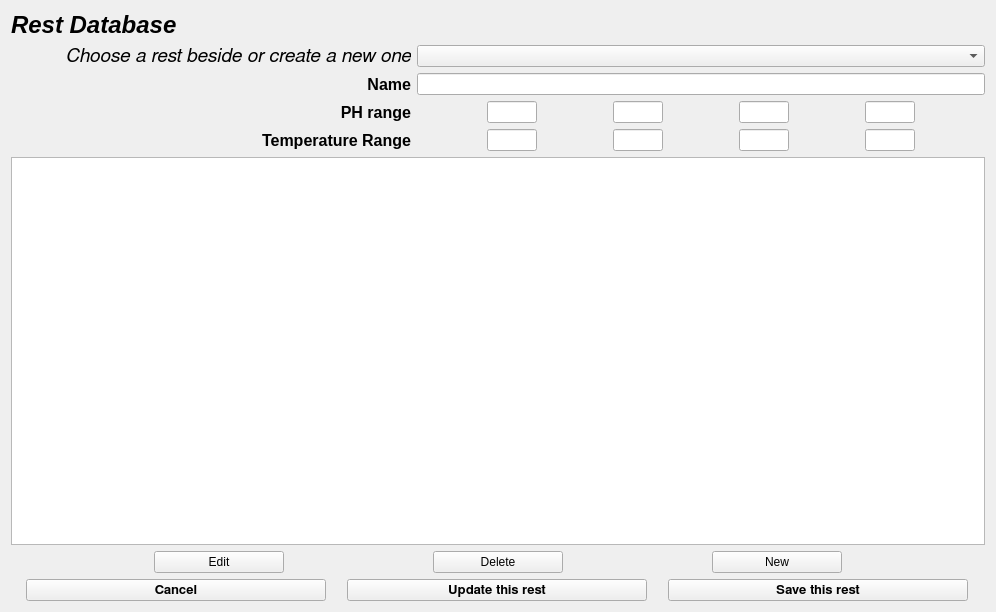
<?xml version="1.0" encoding="UTF-8"?>
<ui version="4.0">
 <class>Form</class>
 <widget class="QWidget" name="Form">
  <property name="geometry">
   <rect>
    <x>0</x>
    <y>0</y>
    <width>996</width>
    <height>612</height>
   </rect>
  </property>
  <property name="windowTitle">
   <string>Form</string>
  </property>
  <layout class="QVBoxLayout" name="verticalLayout">
   <item>
    <widget class="QLabel" name="main_label">
     <property name="minimumSize">
      <size>
       <width>600</width>
       <height>0</height>
      </size>
     </property>
     <property name="font">
      <font>
       <pointsize>18</pointsize>
       <weight>75</weight>
       <italic>true</italic>
       <bold>true</bold>
      </font>
     </property>
     <property name="midLineWidth">
      <number>0</number>
     </property>
     <property name="text">
      <string>Rest Database</string>
     </property>
    </widget>
   </item>
   <item>
    <layout class="QGridLayout" name="gridLayout">
     <item row="0" column="1">
      <widget class="QComboBox" name="name_combo">
       <property name="minimumSize">
        <size>
         <width>500</width>
         <height>0</height>
        </size>
       </property>
      </widget>
     </item>
     <item row="2" column="0">
      <widget class="QLabel" name="ph_range_label">
       <property name="minimumSize">
        <size>
         <width>200</width>
         <height>0</height>
        </size>
       </property>
       <property name="font">
        <font>
         <pointsize>12</pointsize>
         <weight>75</weight>
         <bold>true</bold>
        </font>
       </property>
       <property name="text">
        <string>PH range</string>
       </property>
       <property name="alignment">
        <set>Qt::AlignRight|Qt::AlignTrailing|Qt::AlignVCenter</set>
       </property>
      </widget>
     </item>
     <item row="2" column="1">
      <layout class="QHBoxLayout" name="ph_layout">
       <item>
        <widget class="QLineEdit" name="ph_min">
         <property name="minimumSize">
          <size>
           <width>50</width>
           <height>0</height>
          </size>
         </property>
         <property name="maximumSize">
          <size>
           <width>50</width>
           <height>16777215</height>
          </size>
         </property>
        </widget>
       </item>
       <item>
        <widget class="QLineEdit" name="optimal_ph_min">
         <property name="minimumSize">
          <size>
           <width>50</width>
           <height>0</height>
          </size>
         </property>
         <property name="maximumSize">
          <size>
           <width>50</width>
           <height>16777215</height>
          </size>
         </property>
        </widget>
       </item>
       <item>
        <widget class="QLineEdit" name="optimal_ph_max">
         <property name="minimumSize">
          <size>
           <width>50</width>
           <height>0</height>
          </size>
         </property>
         <property name="maximumSize">
          <size>
           <width>50</width>
           <height>16777215</height>
          </size>
         </property>
        </widget>
       </item>
       <item>
        <widget class="QLineEdit" name="ph_max">
         <property name="minimumSize">
          <size>
           <width>50</width>
           <height>0</height>
          </size>
         </property>
         <property name="maximumSize">
          <size>
           <width>50</width>
           <height>16777215</height>
          </size>
         </property>
        </widget>
       </item>
      </layout>
     </item>
     <item row="3" column="0">
      <widget class="QLabel" name="temperature_label">
       <property name="minimumSize">
        <size>
         <width>200</width>
         <height>0</height>
        </size>
       </property>
       <property name="font">
        <font>
         <pointsize>12</pointsize>
         <weight>75</weight>
         <bold>true</bold>
        </font>
       </property>
       <property name="text">
        <string>Temperature Range</string>
       </property>
       <property name="alignment">
        <set>Qt::AlignRight|Qt::AlignTrailing|Qt::AlignVCenter</set>
       </property>
      </widget>
     </item>
     <item row="3" column="1">
      <layout class="QHBoxLayout" name="temperature_layout">
       <item>
        <widget class="QLineEdit" name="temperature_min">
         <property name="minimumSize">
          <size>
           <width>50</width>
           <height>0</height>
          </size>
         </property>
         <property name="maximumSize">
          <size>
           <width>50</width>
           <height>16777215</height>
          </size>
         </property>
        </widget>
       </item>
       <item>
        <widget class="QLineEdit" name="optimal_temperature_min">
         <property name="minimumSize">
          <size>
           <width>50</width>
           <height>0</height>
          </size>
         </property>
         <property name="maximumSize">
          <size>
           <width>50</width>
           <height>16777215</height>
          </size>
         </property>
        </widget>
       </item>
       <item>
        <widget class="QLineEdit" name="optimal_temperature_max">
         <property name="minimumSize">
          <size>
           <width>50</width>
           <height>0</height>
          </size>
         </property>
         <property name="maximumSize">
          <size>
           <width>50</width>
           <height>16777215</height>
          </size>
         </property>
        </widget>
       </item>
       <item>
        <widget class="QLineEdit" name="temperature_max">
         <property name="minimumSize">
          <size>
           <width>50</width>
           <height>0</height>
          </size>
         </property>
         <property name="maximumSize">
          <size>
           <width>50</width>
           <height>16777215</height>
          </size>
         </property>
        </widget>
       </item>
      </layout>
     </item>
     <item row="1" column="1">
      <widget class="QLineEdit" name="name_edit"/>
     </item>
     <item row="1" column="0">
      <widget class="QLabel" name="name_label">
       <property name="minimumSize">
        <size>
         <width>200</width>
         <height>0</height>
        </size>
       </property>
       <property name="font">
        <font>
         <pointsize>12</pointsize>
         <weight>75</weight>
         <bold>true</bold>
        </font>
       </property>
       <property name="text">
        <string>Name</string>
       </property>
       <property name="alignment">
        <set>Qt::AlignRight|Qt::AlignTrailing|Qt::AlignVCenter</set>
       </property>
      </widget>
     </item>
     <item row="0" column="0">
      <widget class="QLabel" name="choose_label">
       <property name="minimumSize">
        <size>
         <width>400</width>
         <height>0</height>
        </size>
       </property>
       <property name="font">
        <font>
         <family>FreeSans</family>
         <pointsize>14</pointsize>
         <italic>true</italic>
        </font>
       </property>
       <property name="text">
        <string>Choose a rest beside or create a new one</string>
       </property>
       <property name="alignment">
        <set>Qt::AlignRight|Qt::AlignTrailing|Qt::AlignVCenter</set>
       </property>
      </widget>
     </item>
    </layout>
   </item>
   <item>
    <widget class="QTextEdit" name="usage_guidance_edit">
     <property name="maximumSize">
      <size>
       <width>16777215</width>
       <height>500</height>
      </size>
     </property>
    </widget>
   </item>
   <item>
    <layout class="QHBoxLayout" name="horizontalLayout_3">
     <item>
      <widget class="QPushButton" name="edit_button">
       <property name="maximumSize">
        <size>
         <width>130</width>
         <height>16777215</height>
        </size>
       </property>
       <property name="text">
        <string>Edit</string>
       </property>
      </widget>
     </item>
     <item>
      <widget class="QPushButton" name="delete_button">
       <property name="maximumSize">
        <size>
         <width>130</width>
         <height>16777215</height>
        </size>
       </property>
       <property name="text">
        <string>Delete</string>
       </property>
      </widget>
     </item>
     <item>
      <widget class="QPushButton" name="new_button">
       <property name="maximumSize">
        <size>
         <width>130</width>
         <height>16777215</height>
        </size>
       </property>
       <property name="text">
        <string>New</string>
       </property>
      </widget>
     </item>
    </layout>
   </item>
   <item>
    <layout class="QHBoxLayout" name="horizontalLayout">
     <item>
      <widget class="QPushButton" name="cancel_button">
       <property name="maximumSize">
        <size>
         <width>300</width>
         <height>16777215</height>
        </size>
       </property>
       <property name="font">
        <font>
         <family>FreeSans</family>
         <pointsize>10</pointsize>
         <weight>75</weight>
         <bold>true</bold>
        </font>
       </property>
       <property name="text">
        <string>Cancel</string>
       </property>
      </widget>
     </item>
     <item>
      <widget class="QPushButton" name="update_button">
       <property name="maximumSize">
        <size>
         <width>300</width>
         <height>16777215</height>
        </size>
       </property>
       <property name="font">
        <font>
         <family>FreeSans</family>
         <pointsize>10</pointsize>
         <weight>75</weight>
         <bold>true</bold>
        </font>
       </property>
       <property name="text">
        <string>Update this rest</string>
       </property>
      </widget>
     </item>
     <item>
      <widget class="QPushButton" name="add_button">
       <property name="maximumSize">
        <size>
         <width>300</width>
         <height>16777215</height>
        </size>
       </property>
       <property name="font">
        <font>
         <family>FreeSans</family>
         <pointsize>10</pointsize>
         <weight>75</weight>
         <bold>true</bold>
        </font>
       </property>
       <property name="text">
        <string>Save this rest</string>
       </property>
      </widget>
     </item>
    </layout>
   </item>
  </layout>
 </widget>
 <resources/>
 <connections/>
</ui>
